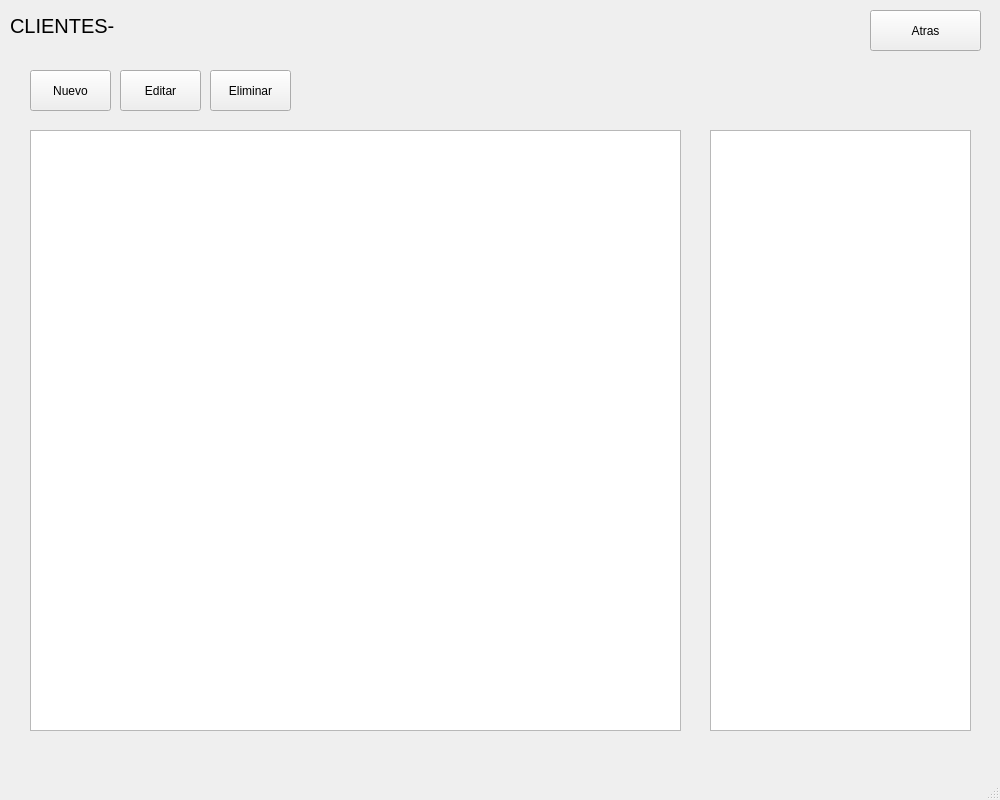
<?xml version="1.0" encoding="UTF-8"?>
<ui version="4.0">
 <class>clienteWindow</class>
 <widget class="QMainWindow" name="clienteWindow">
  <property name="geometry">
   <rect>
    <x>0</x>
    <y>0</y>
    <width>1000</width>
    <height>800</height>
   </rect>
  </property>
  <property name="minimumSize">
   <size>
    <width>1000</width>
    <height>800</height>
   </size>
  </property>
  <property name="maximumSize">
   <size>
    <width>1000</width>
    <height>800</height>
   </size>
  </property>
  <property name="windowTitle">
   <string>BANCO</string>
  </property>
  <widget class="QWidget" name="centralwidget">
   <widget class="QLabel" name="label">
    <property name="geometry">
     <rect>
      <x>10</x>
      <y>10</y>
      <width>131</width>
      <height>31</height>
     </rect>
    </property>
    <property name="font">
     <font>
      <pointsize>15</pointsize>
     </font>
    </property>
    <property name="text">
     <string>CLIENTES-</string>
    </property>
   </widget>
   <widget class="QLabel" name="lbl_show_user">
    <property name="geometry">
     <rect>
      <x>130</x>
      <y>10</y>
      <width>451</width>
      <height>31</height>
     </rect>
    </property>
    <property name="font">
     <font>
      <pointsize>15</pointsize>
     </font>
    </property>
    <property name="text">
     <string/>
    </property>
   </widget>
   <widget class="QPushButton" name="btn_create">
    <property name="geometry">
     <rect>
      <x>30</x>
      <y>70</y>
      <width>81</width>
      <height>41</height>
     </rect>
    </property>
    <property name="text">
     <string>Nuevo</string>
    </property>
   </widget>
   <widget class="QPushButton" name="btn_back">
    <property name="geometry">
     <rect>
      <x>870</x>
      <y>10</y>
      <width>111</width>
      <height>41</height>
     </rect>
    </property>
    <property name="text">
     <string>Atras</string>
    </property>
   </widget>
   <widget class="QPushButton" name="btn_edit">
    <property name="geometry">
     <rect>
      <x>120</x>
      <y>70</y>
      <width>81</width>
      <height>41</height>
     </rect>
    </property>
    <property name="text">
     <string>Editar</string>
    </property>
   </widget>
   <widget class="QPushButton" name="btn_delete">
    <property name="geometry">
     <rect>
      <x>210</x>
      <y>70</y>
      <width>81</width>
      <height>41</height>
     </rect>
    </property>
    <property name="text">
     <string>Eliminar</string>
    </property>
   </widget>
   <widget class="QTableWidget" name="table_clients">
    <property name="geometry">
     <rect>
      <x>30</x>
      <y>130</y>
      <width>651</width>
      <height>601</height>
     </rect>
    </property>
   </widget>
   <widget class="QListView" name="list_estadistica">
    <property name="geometry">
     <rect>
      <x>710</x>
      <y>130</y>
      <width>261</width>
      <height>601</height>
     </rect>
    </property>
   </widget>
  </widget>
  <widget class="QMenuBar" name="menubar">
   <property name="geometry">
    <rect>
     <x>0</x>
     <y>0</y>
     <width>1000</width>
     <height>33</height>
    </rect>
   </property>
  </widget>
  <widget class="QStatusBar" name="statusbar"/>
 </widget>
 <resources/>
 <connections/>
</ui>
